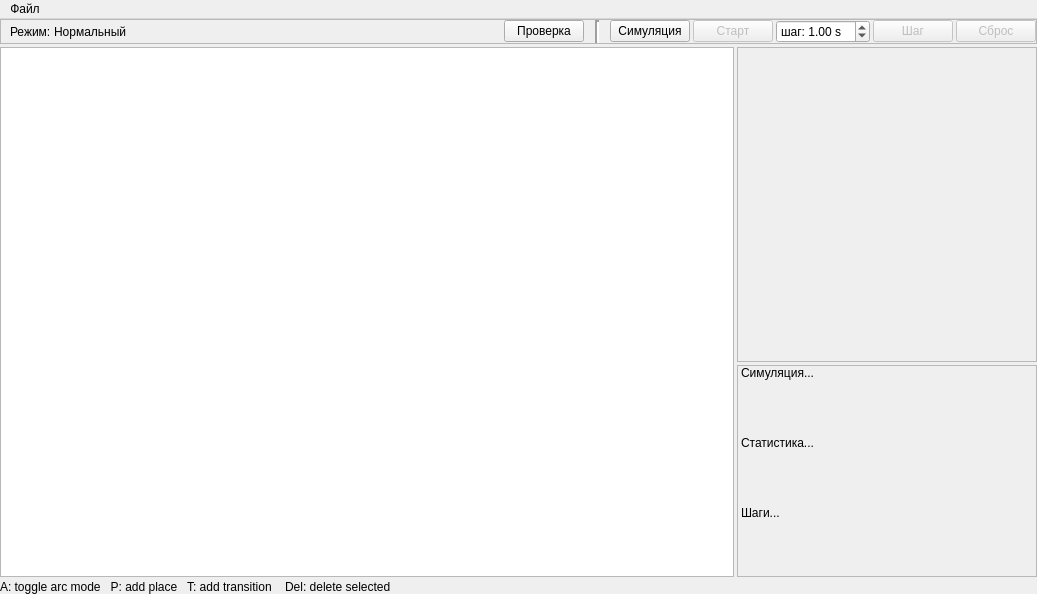
<?xml version="1.0" encoding="UTF-8"?>
<ui version="4.0">
 <class>MainWindow</class>
 <widget class="QMainWindow" name="MainWindow">
  <property name="geometry">
   <rect>
    <x>0</x>
    <y>0</y>
    <width>1037</width>
    <height>594</height>
   </rect>
  </property>
  <property name="windowTitle">
   <string>Моделирование работы сети Петри</string>
  </property>
  <widget class="QWidget" name="centralwidget">
   <layout class="QGridLayout" name="gridLayout">
    <property name="leftMargin">
     <number>0</number>
    </property>
    <property name="topMargin">
     <number>0</number>
    </property>
    <property name="rightMargin">
     <number>0</number>
    </property>
    <property name="bottomMargin">
     <number>0</number>
    </property>
    <property name="spacing">
     <number>3</number>
    </property>
    <item row="3" column="0" colspan="2">
     <widget class="QLabel" name="shortcuts_help_label">
      <property name="text">
       <string>A: toggle arc mode   P: add place   T: add transition    Del: delete selected</string>
      </property>
     </widget>
    </item>
    <item row="2" column="1">
     <widget class="QLabel" name="simulation_status_label">
      <property name="frameShape">
       <enum>QFrame::StyledPanel</enum>
      </property>
      <property name="frameShadow">
       <enum>QFrame::Raised</enum>
      </property>
      <property name="text">
       <string>Симуляция...




Статистика...




Шаги...



</string>
      </property>
     </widget>
    </item>
    <item row="1" column="0" rowspan="2">
     <widget class="Editor" name="editor"/>
    </item>
    <item row="0" column="0" colspan="2">
     <widget class="QFrame" name="top_tools_frame">
      <property name="frameShape">
       <enum>QFrame::StyledPanel</enum>
      </property>
      <property name="frameShadow">
       <enum>QFrame::Raised</enum>
      </property>
      <layout class="QHBoxLayout" name="horizontalLayout" stretch="0,1,0,0,0,0,0,0,0">
       <property name="spacing">
        <number>3</number>
       </property>
       <property name="topMargin">
        <number>0</number>
       </property>
       <property name="rightMargin">
        <number>0</number>
       </property>
       <property name="bottomMargin">
        <number>0</number>
       </property>
       <item>
        <widget class="QLabel" name="mode_t_label">
         <property name="text">
          <string>Режим:</string>
         </property>
        </widget>
       </item>
       <item>
        <widget class="QLabel" name="mode_label">
         <property name="text">
          <string>Нормальный</string>
         </property>
        </widget>
       </item>
       <item>
        <widget class="QPushButton" name="verify_pushButton">
         <property name="text">
          <string>Проверка</string>
         </property>
        </widget>
       </item>
       <item>
        <widget class="Line" name="line">
         <property name="minimumSize">
          <size>
           <width>20</width>
           <height>0</height>
          </size>
         </property>
         <property name="frameShadow">
          <enum>QFrame::Sunken</enum>
         </property>
         <property name="lineWidth">
          <number>2</number>
         </property>
         <property name="orientation">
          <enum>Qt::Vertical</enum>
         </property>
        </widget>
       </item>
       <item>
        <widget class="QPushButton" name="simulation_pushButton">
         <property name="text">
          <string>Симуляция</string>
         </property>
         <property name="checkable">
          <bool>true</bool>
         </property>
        </widget>
       </item>
       <item>
        <widget class="QPushButton" name="simulation_run_pushButton">
         <property name="enabled">
          <bool>false</bool>
         </property>
         <property name="text">
          <string>Старт</string>
         </property>
        </widget>
       </item>
       <item>
        <widget class="QDoubleSpinBox" name="simulation_wait_doubleSpinBox">
         <property name="prefix">
          <string>шаг: </string>
         </property>
         <property name="suffix">
          <string> s</string>
         </property>
         <property name="maximum">
          <double>10.000000000000000</double>
         </property>
         <property name="singleStep">
          <double>0.250000000000000</double>
         </property>
         <property name="value">
          <double>1.000000000000000</double>
         </property>
        </widget>
       </item>
       <item>
        <widget class="QPushButton" name="simulation_step_pushButton">
         <property name="enabled">
          <bool>false</bool>
         </property>
         <property name="text">
          <string>Шаг</string>
         </property>
        </widget>
       </item>
       <item>
        <widget class="QPushButton" name="simulation_reset_pushButton">
         <property name="enabled">
          <bool>false</bool>
         </property>
         <property name="text">
          <string>Сброс</string>
         </property>
        </widget>
       </item>
      </layout>
     </widget>
    </item>
    <item row="1" column="1">
     <widget class="ItemProperties" name="item_properties">
      <property name="maximumSize">
       <size>
        <width>300</width>
        <height>16777215</height>
       </size>
      </property>
      <property name="frameShape">
       <enum>QFrame::StyledPanel</enum>
      </property>
      <property name="frameShadow">
       <enum>QFrame::Raised</enum>
      </property>
      <property name="currentIndex">
       <number>-1</number>
      </property>
     </widget>
    </item>
   </layout>
  </widget>
  <widget class="QMenuBar" name="menubar">
   <property name="geometry">
    <rect>
     <x>0</x>
     <y>0</y>
     <width>1037</width>
     <height>24</height>
    </rect>
   </property>
   <widget class="QMenu" name="menuFile">
    <property name="title">
     <string>Файл</string>
    </property>
    <addaction name="actionNew"/>
    <addaction name="actionOpen"/>
    <addaction name="actionSave"/>
    <addaction name="actionSaveAs"/>
    <addaction name="actionCreate"/>
   </widget>
   <addaction name="menuFile"/>
  </widget>
  <action name="actionSave">
   <property name="text">
    <string>Сохранить</string>
   </property>
   <property name="shortcut">
    <string>Ctrl+S</string>
   </property>
  </action>
  <action name="actionSaveAs">
   <property name="text">
    <string>Сохранить как</string>
   </property>
   <property name="shortcut">
    <string>Ctrl+Shift+S</string>
   </property>
  </action>
  <action name="actionOpen">
   <property name="text">
    <string>Открыть</string>
   </property>
   <property name="shortcut">
    <string>Ctrl+O</string>
   </property>
  </action>
  <action name="actionNew">
   <property name="text">
    <string>Новый</string>
   </property>
   <property name="shortcut">
    <string>Ctrl+N</string>
   </property>
  </action>
  <action name="actionCreate">
   <property name="text">
    <string>Создать</string>
   </property>
  </action>
 </widget>
 <customwidgets>
  <customwidget>
   <class>Editor</class>
   <extends>QGraphicsView</extends>
   <header>editor.h</header>
   <slots>
    <slot>verified_petrinet()</slot>
   </slots>
  </customwidget>
  <customwidget>
   <class>ItemProperties</class>
   <extends>QStackedWidget</extends>
   <header>editor.widgets.h</header>
   <container>1</container>
   <slots>
    <slot>place_name_changed(QString)</slot>
    <slot>transition_name_changed(QString)</slot>
    <slot>place_init_tokens_changed(int)</slot>
    <slot>place_capacity_changed(int)</slot>
    <slot>transition_type_changed(QString)</slot>
    <slot>arc_inhibitor_checkbox_toggled(bool)</slot>
    <slot>arc_name_changed(QString)</slot>
    <slot>arc_n_tokens_changed(int)</slot>
    <slot>transition_timed_pdist_changed(int)</slot>
   </slots>
  </customwidget>
 </customwidgets>
 <resources/>
 <connections>
  <connection>
   <sender>verify_pushButton</sender>
   <signal>clicked()</signal>
   <receiver>editor</receiver>
   <slot>verified_petrinet()</slot>
   <hints>
    <hint type="sourcelabel">
     <x>530</x>
     <y>36</y>
    </hint>
    <hint type="destinationlabel">
     <x>411</x>
     <y>366</y>
    </hint>
   </hints>
  </connection>
  <connection>
   <sender>simulation_pushButton</sender>
   <signal>toggled(bool)</signal>
   <receiver>MainWindow</receiver>
   <slot>simulation_editor_switched(bool)</slot>
   <hints>
    <hint type="sourcelabel">
     <x>621</x>
     <y>41</y>
    </hint>
    <hint type="destinationlabel">
     <x>733</x>
     <y>0</y>
    </hint>
   </hints>
  </connection>
  <connection>
   <sender>simulation_run_pushButton</sender>
   <signal>clicked()</signal>
   <receiver>MainWindow</receiver>
   <slot>simulation_run()</slot>
   <hints>
    <hint type="sourcelabel">
     <x>720</x>
     <y>36</y>
    </hint>
    <hint type="destinationlabel">
     <x>685</x>
     <y>-6</y>
    </hint>
   </hints>
  </connection>
  <connection>
   <sender>simulation_step_pushButton</sender>
   <signal>clicked()</signal>
   <receiver>MainWindow</receiver>
   <slot>simulation_step()</slot>
   <hints>
    <hint type="sourcelabel">
     <x>911</x>
     <y>41</y>
    </hint>
    <hint type="destinationlabel">
     <x>923</x>
     <y>-14</y>
    </hint>
   </hints>
  </connection>
  <connection>
   <sender>simulation_reset_pushButton</sender>
   <signal>clicked()</signal>
   <receiver>MainWindow</receiver>
   <slot>simulation_step()</slot>
   <hints>
    <hint type="sourcelabel">
     <x>978</x>
     <y>44</y>
    </hint>
    <hint type="destinationlabel">
     <x>963</x>
     <y>-5</y>
    </hint>
   </hints>
  </connection>
 </connections>
 <slots>
  <slot>simulation_editor_switched(bool)</slot>
  <slot>simulation_run()</slot>
  <slot>simulation_step()</slot>
  <slot>simulation_reset()</slot>
 </slots>
</ui>
